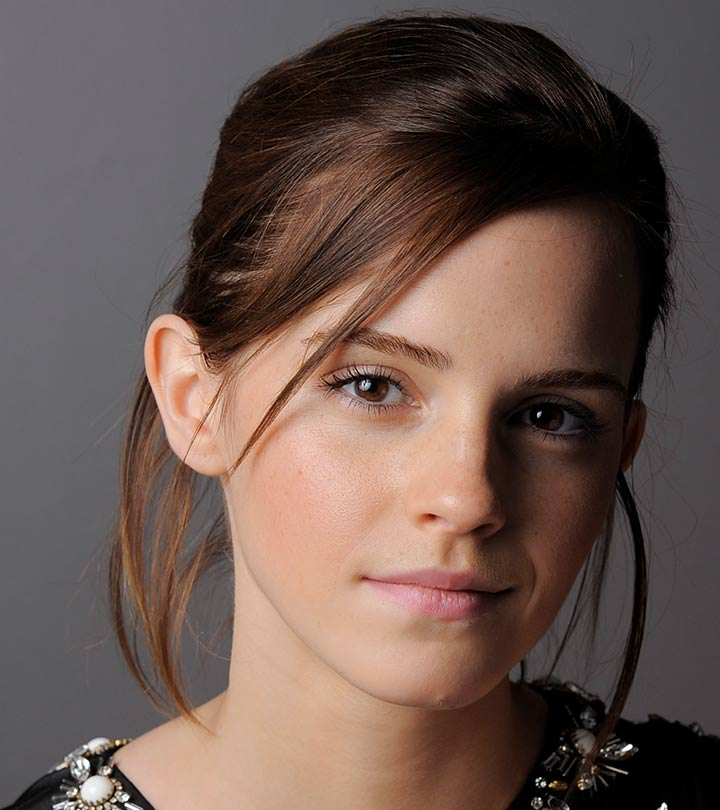
#> input picture Assignment 1/emma.jpg, 720 x 810 px
$ jupyter execute notebook.ipynb
#> lines starting #> are read from the running program, lines starting #| are printed output that depends on the picture
## Question 1

[cell 1]
import numpy as np
import cv2 as cv
import matplotlib.pyplot as plt


#  Creating the transformation function
t1 = np.arange(0, 50, 1)
t2 = np.arange(101, 256, 1.55)
t3 = np.arange(150, 256, 1)
T = np.concatenate((t1, t2, t3), axis=0)
#  Reading the image
img_original = cv.imread('emma.jpg',cv.IMREAD_GRAYSCALE)
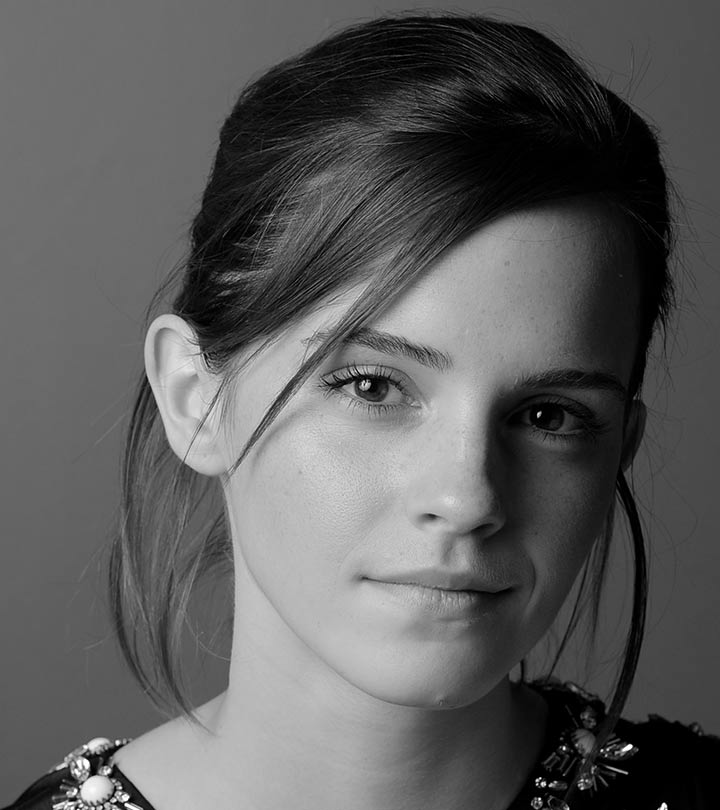
#> img_original: shape (810, 720); min 0, max 255, mean 92.3
#  Transforming the image
img_transformed =  cv.LUT(img_original, T)
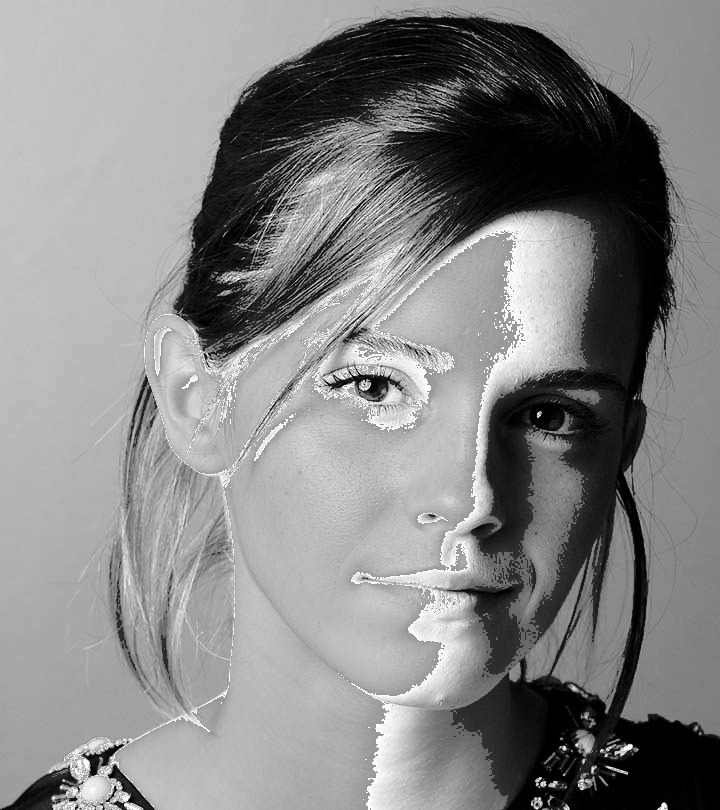
#> img_transformed: shape (810, 720) float64; min 0, max 255, mean 133.9


#  Plotting the transformation
fig, ax = plt.subplots(1, 3, figsize=(15, 5))
ax[0].plot(T)
ax[0].set_title('Transformation')
ax[0].grid()
ax[0].set_xlabel('Input Intensity')
ax[0].set_ylabel('Output Intensity')

#  Plotting the original image
ax[1].imshow(img_original, cmap='gray')
ax[1].set_title('Original Image')
ax[1].axis('off')

#  Plotting the transformed image
ax[2].imshow(img_transformed, cmap='gray')
ax[2].set_title('Transformed Image')
ax[2].axis('off')

plt.show()
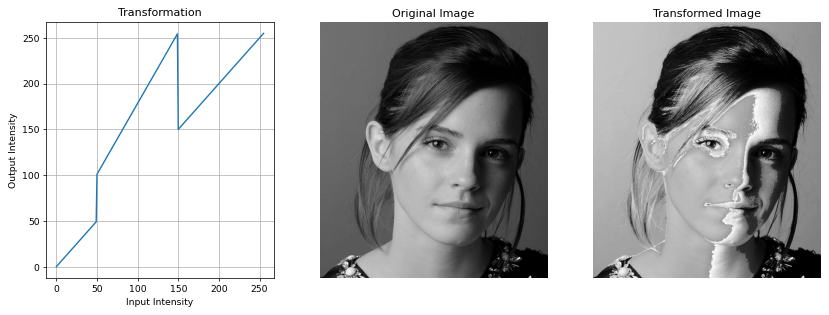
#> figure drawn by matplotlib, 3 panels; panel 1: curve peaks at x = 255, y = 255

## Question 2

[cell 2]
import numpy as np
import cv2
import matplotlib.pyplot as plt

# Read the image (replace 'brain_image.jpg' with your image filename)
img = cv2.imread('BrainProtonDensitySlice9.png', cv2.IMREAD_GRAYSCALE)
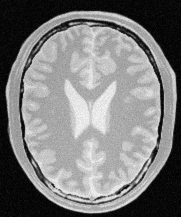
#> input picture Assignment 1/BrainProtonDensitySlice9.png, 181 x 217 px
#> img is the input picture: shape (217, 181); min 0, max 251, mean 123.7

#plots
fig,ax = plt.subplots(3,4,figsize=(20,20))
ax[0,0].imshow(img,cmap='gray')
ax[0,0].set_title('Original Image  : figure 1',fontsize=8)
ax[0,0].axis('off')

# Analyze histogram to find the best threshold_white_matter value
hist = cv2.calcHist([img],[0],None,[256],[0,256])
#> hist = 256 values, max 1097 at index 7, min 0 at index 248, mean 153.4
ax[0,1].plot(hist)
ax[0,1].set_title('Histogram of original image :figure 2',fontsize=8)

#inverse of image
img1 = 255 - img
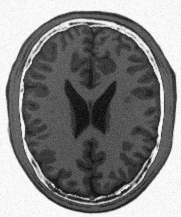
#> img1: shape (217, 181); min 4, max 255, mean 131.3
ax[0,2].imshow(img1,cmap='gray')
ax[0,2].set_title('Inverse of original image : figure 3',fontsize=8)
ax[0,2].axis('off')

# Analyze histogram to find intensity transformation
hist = cv2.calcHist([img1],[0],None,[256],[0,256])
#> hist = 256 values, max 1097 at index 248, min 0 at index 0, mean 153.4
ax[0,3].plot(hist)
ax[0,3].set_title('Histogram of inverse image : figure 4',fontsize=8)
#definiting a intenity transformation array to use cv.LUT
threshold_white_matter = 65
t1 = np.arange(0, threshold_white_matter, 0.85)
t2 = 255 - np.zeros(256 - len(t1))
T = np.concatenate((t1, t2))

ax[1,0].plot(T)
ax[1,0].set_title('Transformation for white matter extraction : figure 5',fontsize=8)
ax[1,0].grid()
ax[1,0].set_xlabel('Input Intensity',fontsize=8)
ax[1,0].set_ylabel('Output Intensity', fontsize=8)

#white matter highlighted image
img2 = cv2.LUT(img1,T).astype(np.uint8)
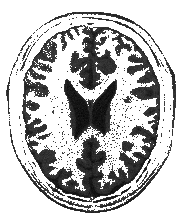
#> img2: shape (217, 181); min 3, max 255, mean 189
ax[1,1].imshow(img2,cmap='gray')
ax[1,1].set_title('White Matter Highligted : figure 6',fontsize=8)
ax[1,1].axis('off')

# histogram of white matter highlighted image
hist = cv2.calcHist([img2],[0],None,[256],[0,256])
#> hist = 256 values, max 26870 at index 255, min 0 at index 0, mean 153.4
ax[1,2].plot(hist)
ax[1,2].set_title('Histogram of white matter highlighted : figure 7',fontsize=8)
#limit y axis to 0-1000
ax[1,2].set_ylim([0,1000])

#gray matter highlighted image
#piecewise linear transformation contains 3 parts , mid part is linear, left and right part is 255
threshold_gray_matter_start = 80
threshold_gray_matter_end = 120

t_mid = np.arange(threshold_gray_matter_start, threshold_gray_matter_end, 1)
t_left = 255-np.zeros(threshold_gray_matter_start)
t_right = 255 - np.zeros(256 - threshold_gray_matter_end)
T = np.concatenate((t_left, t_mid, t_right))

ax[2,0].plot(T)
ax[2,0].set_title('Transformation for gray matter extraction : figure 8',fontsize=8)
ax[2,0].grid()
ax[2,0].set_xlabel('Input Intensity',fontsize=8)
ax[2,0].set_ylabel('Output Intensity', fontsize=8)

img3 = cv2.LUT(img1,T).astype(np.uint8)
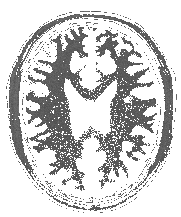
#> img3: shape (217, 181); min 80, max 255, mean 207.2
ax[2,1].imshow(img3,cmap='gray')
ax[2,1].set_title('Gray Matter Highligted : figure 9',fontsize=8)
ax[2,1].axis('off')

# histogram of gray matter highlighted image
hist = cv2.calcHist([img3],[0],None,[256],[0,256])
#> hist = 256 values, max 27841 at index 255, min 0 at index 0, mean 153.4
ax[2,2].plot(hist)
ax[2,2].set_title('Histogram of gray matter highlighted : figure 10',fontsize=8)

ax[1,3].axis('off')
ax[2,3].axis('off')
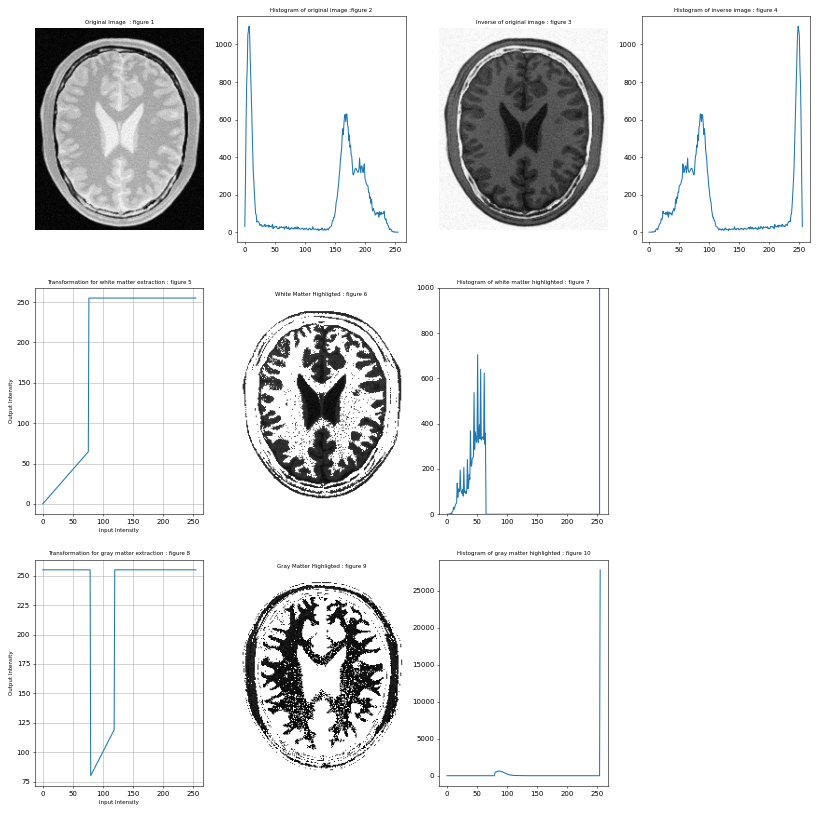
#> figure drawn by matplotlib, 10 panels; panel 2: curve peaks at x = 7, y = 1097; panel 4: curve peaks at x = 248, y = 1097; panel 5: curve peaks at x = 77, y = 255; panel 7: curve peaks at x = 255, y = 26870
